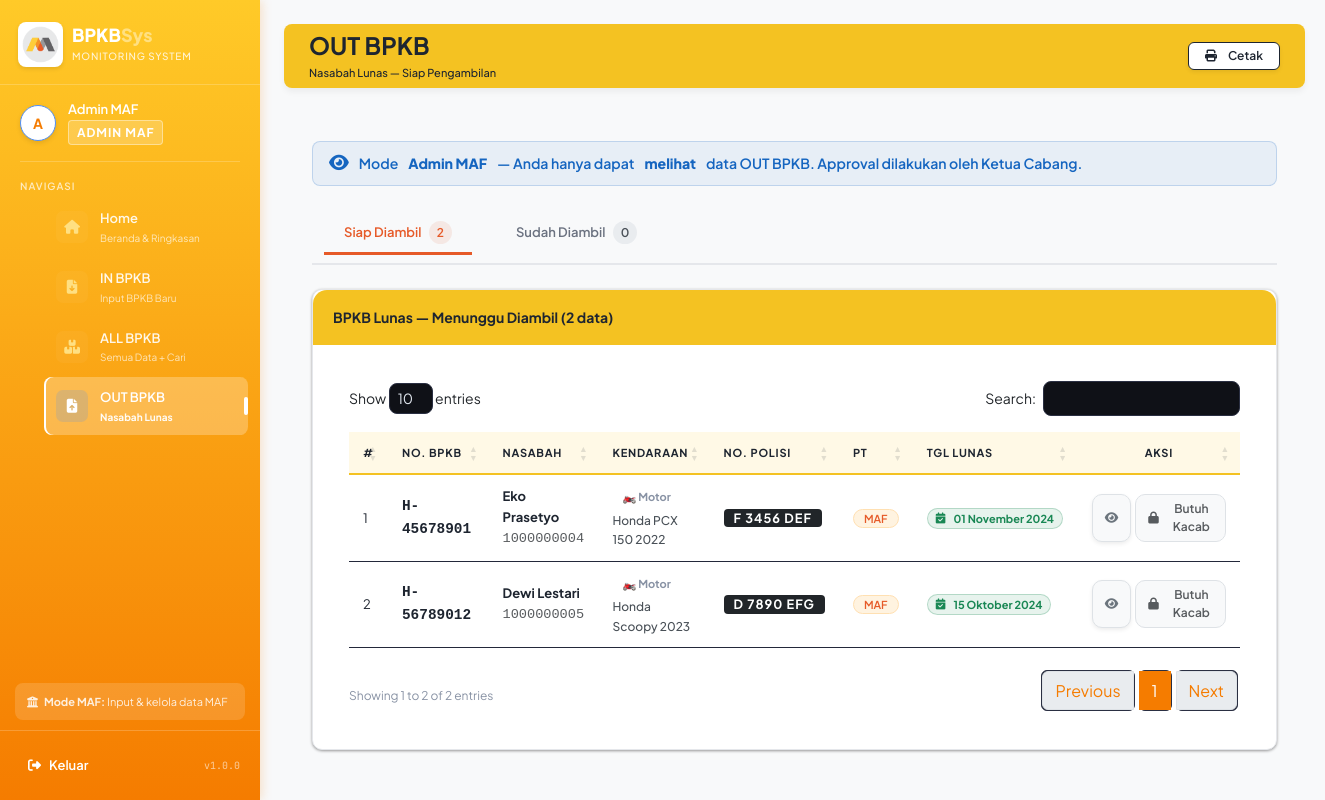
Screenshot of /pages/out_bpkb.php (signed in) with the database file from the repository.
### tables this page shows
CREATE TABLE IF NOT EXISTS bpkb (
    id              INT AUTO_INCREMENT PRIMARY KEY,
    no_bpkb         VARCHAR(50)  NOT NULL UNIQUE   COMMENT 'Nomor seri BPKB',
    no_polisi       VARCHAR(20)  NOT NULL,
    no_rangka       VARCHAR(50)  NOT NULL,
    no_mesin        VARCHAR(50)  NOT NULL,
    nama_nasabah    VARCHAR(100) NOT NULL,
    no_kontrak      VARCHAR(50)  NOT NULL UNIQUE,
    no_hp           VARCHAR(20),
    alamat          TEXT,
    jenis_kendaraan ENUM('Motor','Mobil') NOT NULL DEFAULT 'Motor',
    merk_kendaraan  VARCHAR(50),
    tahun_kendaraan YEAR,
    warna           VARCHAR(30),
    perusahaan      ENUM('MAF','MCF') NOT NULL     COMMENT 'MAF = Mega Auto Finance, MCF = Mega Central Finance',
    tanggal_masuk   DATE         NOT NULL,
    keterangan      TEXT,
    status          ENUM('aktif','lunas','diambil') NOT NULL DEFAULT 'aktif',
    tanggal_lunas   DATE         NULL,
    tanggal_keluar  DATE         NULL,
    user_input      INT          NOT NULL           COMMENT 'FK ke users.id',
    created_at      TIMESTAMP DEFAULT CURRENT_TIMESTAMP,
    updated_at      TIMESTAMP DEFAULT CURRENT_TIMESTAMP ON UPDATE CURRENT_TIMESTAMP,
    FOREIGN KEY (user_input) REFERENCES users(id) ON DELETE RESTRICT
);

### pages/out_bpkb.php (the view, shortened to what this page needs)
<?php
require_once '../config/config.php';
require_once '../config/database.php';
$role  = userRole();
$fPerusahaan = '';
if ($role === 'MAF') {
    $fPerusahaan = 'MAF';
} elseif ($role === 'MCF') {
    $fPerusahaan = 'MCF';
} else {
    $fPerusahaan = $_GET['perusahaan'] ?? '';
}
$filterSQL = $fPerusahaan ? " AND b.perusahaan='" . $conn->real_escape_string($fPerusahaan) . "'" : '';
$lunas   = $conn->query("SELECT b.*, u.nama AS input_oleh FROM bpkb b JOIN users u ON b.user_input=u.id WHERE b.status='lunas' $filterSQL ORDER BY b.tanggal_lunas DESC");
$diambil = $conn->query("SELECT b.*, u.nama AS input_oleh FROM bpkb b JOIN users u ON b.user_input=u.id WHERE b.status='diambil' $filterSQL ORDER BY b.tanggal_keluar DESC");
include '../includes/header.php';
echo '<link rel="stylesheet" href="https://cdn.datatables.net/1.13.7/css/dataTables.bootstrap5.min.css">';
?>
<div class="d-flex">
<?php include '../includes/sidebar.php'; ?>
<div class="main-wrapper w-100 p-4" style="background-color: #f8f9fa !important;">
    <div class="topbar d-flex justify-content-between align-items-center mb-4">
        <div class="topbar-title">
            <h4 class="mb-1 fw-bold">OUT BPKB</h4>
            <small style="font-weight:500;">Nasabah Lunas — Siap Pengambilan</small>
        </div>
        <div class="topbar-right no-print d-flex align-items-center gap-3">
            <button class="btn btn-sm btn-print-custom px-3 py-1 rounded shadow-sm" onclick="window.print()">
                <i class="fa-solid fa-print me-1"></i> Cetak
            </button>
        </div>
    </div>
    <div class="main-content">
        <?php if ($role === 'kacab'): ?>
        <div class="role-access-banner kacab-mode">
            <i class="fa-solid fa-shield-check fa-lg"></i>
            Mode <strong>Ketua Cabang</strong> — Anda dapat meng-<strong>approve</strong> pengeluaran BPKB dengan menekan tombol <strong>Acc &amp; Keluarkan</strong>
        </div>
        <?php else: ?>
        <div class="role-access-banner view-only">
            Mode <strong><?= roleLabelFull($role) ?></strong> — Anda hanya dapat <strong>melihat</strong> data OUT BPKB. Approval dilakukan oleh Ketua Cabang.
        </div>
        <?php endif; ?>
        <ul class="nav nav-tabs mb-4 no-print" id="outTab">
            <li class="nav-item">
                <button class="nav-link active" data-bs-toggle="tab" data-bs-target="#tab-lunas">
                    Siap Diambil <span class="badge-tab"><?= $lunas->num_rows ?></span>
                </button>
            </li>
            <li class="nav-item">
                <button class="nav-link" data-bs-toggle="tab" data-bs-target="#tab-diambil">
                    Sudah Diambil <span class="badge-tab"><?= $diambil->num_rows ?></span>
                </button>
            </li>
        </ul>
        <div class="tab-content">
            <div class="tab-pane fade show active" id="tab-lunas">
                <div class="card shadow-sm">
                    <div class="card-header">
                        BPKB Lunas — Menunggu Diambil (<?= $lunas->num_rows ?> data)
                    </div>
                    <div class="card-body p-0">
                        <div class="table-responsive p-3">
                            <table id="tblLunas" class="table table-hover align-middle dt-table mb-0">
                                <thead>
                                    <tr>
                                        <th>#</th>
                                        <th>No. BPKB</th>
                                        <th>Nasabah</th>
                                        <th>Kendaraan</th>
                                        <th>No. Polisi</th>
                                        <th>PT</th>
                                        <th>Tgl Lunas</th>
                                        <th class="no-print text-center">Aksi</th>
                                    </tr>
                                </thead>
                                <tbody>
                                <?php $no=1; while ($r = $lunas->fetch_assoc()): ?>
                                    <tr>
                                        <td class="text-muted"><?= $no++ ?></td>
                                        <td class="fw-semibold font-monospace" style="font-size:0.9rem;"><?= $r['no_bpkb'] ?></td>
                                        <td>
                                            <div style="font-weight:700;"><?= $r['nama_nasabah'] ?></div>
                                            <div class="font-monospace text-muted" style="font-size:0.85rem;"><?= $r['no_kontrak'] ?></div>
                                        </td>
                                        <td>
                                            <div class="mb-1"><?= badgeKendaraan($r['jenis_kendaraan']) ?></div>
                                            <div style="font-size:12px; font-weight:500; color:#495057;"><?= $r['merk_kendaraan'] ?> <?= $r['tahun_kendaraan'] ?></div>
                                        </td>
                                        <td>
                                            <span class="badge bg-dark text-white rounded-1" style="font-size:0.8rem; letter-spacing:1px;">
                                                <?= $r['no_polisi'] ?>
                                            </span>
                                        </td>
                                        <td><?= badgePerusahaan($r['perusahaan']) ?></td>
                                        <td>
                                            <div class="badge bg-success bg-opacity-10 text-success border border-success border-opacity-25 px-2 py-1">
                                                <i class="fa-solid fa-calendar-check me-1"></i> <?= formatTanggal($r['tanggal_lunas']) ?>
                                            </div>
                                        </td>
                                        <td class="no-print text-center">
                                            <div class="d-flex gap-1 justify-content-center">
                                                <a href="detail_bpkb.php?id=<?= $r['id'] ?>" class="btn btn-light btn-sm border shadow-sm text-secondary" title="Detail">
                                                    <i class="fa-solid fa-eye"></i>
                                                </a>
                                                <?php if (bisaAcc()): ?>
                                                <a href="?aksi=ambil&id=<?= $r['id'] ?><?= $fPerusahaan?'&perusahaan='.$fPerusahaan:'' ?>"
                                                   class="btn btn-sm shadow-sm"
                                                   style="background-color:#2E7D32; color:white; border:none;"
                                                   onclick="return confirm('Approve & tandai BPKB ini sudah DIAMBIL oleh nasabah?')" title="Acc & Keluarkan">
                                                    <i class="fa-solid fa-check-circle me-1"></i> Acc &amp; Keluarkan
                                                </a>
                                                <?php else: ?>
                                                <span class="btn btn-sm btn-light border text-muted" style="cursor:not-allowed;" title="Hanya Kacab yang bisa approve">
                                                    <i class="fa-solid fa-lock me-1"></i> Butuh Kacab
                                                </span>
                                                <?php endif; ?>
                                            </div>
                                        </td>
                                    </tr>
                                <?php endwhile; ?>
                                </tbody>
                            </table>
                        </div>
                    </div>
                </div>
            </div>
        </div>
    </div>
</div>
</div>
<?php include '../includes/footer.php'; ?>

### config/config.php (shortened to what this page needs)
<?php
function bisaAcc(): bool {
    return ($_SESSION['role'] ?? '') === 'kacab';
}
function userRole(): string  { return $_SESSION['role']  ?? '-'; }
function formatTanggal(?string $tgl): string {
    $bulan = ['','Januari','Februari','Maret','April','Mei','Juni',
              'Juli','Agustus','September','Oktober','November','Desember'];
    [$y, $m, $d] = explode('-', $tgl);
    return "$d {$bulan[(int)$m]} $y";
}
function badgePerusahaan(string $p): string {
    return match($p) {
        'MAF' => '<span class="badge badge-maf">MAF</span>',
        'MCF' => '<span class="badge badge-mcf">MCF</span>',
        default => $p,
    };
}
function badgeKendaraan(string $k): string {
    $icon = $k === 'Motor' ? '🏍️' : '🚗';
    return "<span class=\"badge badge-kendaraan\">$icon $k</span>";
}
function roleLabelFull(string $role): string {
    return match($role) {
        'MAF'   => 'Admin MAF',
        'MCF'   => 'Admin MCF',
        'kacab' => 'Ketua Cabang',
        default => $role,
    };
}

### assets/css/style.css (style rules this page uses)
:root { --clr-bg: #0f1117; --clr-surface: #181c27; --clr-surface-2: #1e2333; --clr-border: #2a2f42; --clr-border-soft: #23283a; --clr-accent: #4f8ef7; --clr-accent-glow: rgba(79,142,247,.18); --clr-accent-2: #7c6df5; --clr-maf: #f59e0b; --clr-maf-bg: rgba(245,158,11,.12); --clr-mcf: #4f8ef7; --clr-mcf-bg: rgba(79,142,247,.12); --clr-success: #22c55e; --clr-danger: #ef4444; --clr-warning: #f59e0b; --clr-info: #38bdf8; --clr-text: #e2e8f0; --clr-text-muted: #8892a4; --clr-text-dim: #4a5568; --sidebar-w: 260px; --topbar-h: 64px; --radius: 10px; --radius-lg: 14px; --font-sans: 'Plus Jakarta Sans', sans-serif; --font-mono: 'JetBrains Mono', monospace; --shadow-sm: 0 1px 3px rgba(0,0,0,.4); --shadow-md: 0 4px 16px rgba(0,0,0,.5); --shadow-lg: 0 8px 32px rgba(0,0,0,.6); }
*, *::before, *::after { box-sizing: border-box; margin: 0; padding: 0; }
html { scroll-behavior: smooth; }
body { font-family: var(--font-sans); background: var(--clr-bg); color: var(--clr-text); font-size: 14px; line-height: 1.6; min-height: 100vh; display: flex; }
a { color: var(--clr-accent); text-decoration: none; }
.btn { display: inline-flex; align-items: center; gap: 7px; padding: 9px 20px; border-radius: var(--radius); font-family: var(--font-sans); font-size: 14px; font-weight: 600; cursor: pointer; border: none; transition: all .18s; }
.btn-sm { padding: 5px 12px; font-size: 12px; }
.nav-item { display: flex; align-items: center; gap: 12px; padding: 10px 12px; border-radius: 8px; color: var(--clr-text-muted); font-size: 13px; text-decoration: none; transition: all .18s; position: relative; }
.main-wrapper { margin-left: var(--sidebar-w); flex: 1; display: flex; flex-direction: column; min-height: 100vh; }
.topbar { position: sticky; top: 0; height: var(--topbar-h); background: rgba(24,28,39,.85); backdrop-filter: blur(12px); border-bottom: 1px solid var(--clr-border); display: flex; align-items: center; justify-content: space-between; padding: 0 28px; z-index: 50; }
.topbar-title { font-size: 17px; font-weight: 700; color: var(--clr-text); }
.topbar-title small { display: block; font-size: 11px; font-weight: 400; color: var(--clr-text-muted); margin-top: 1px; }
.topbar-right { display: flex; align-items: center; gap: 12px; }
.main-content { flex: 1; padding: 28px; }
.card { background: var(--clr-surface) !important; border: 1px solid var(--clr-border) !important; border-radius: var(--radius-lg) !important; box-shadow: var(--shadow-sm) !important; }
.card-header { background: var(--clr-surface-2) !important; border-bottom: 1px solid var(--clr-border) !important; padding: 16px 20px !important; font-size: 14px; font-weight: 700; color: var(--clr-text) !important; border-radius: var(--radius-lg) var(--radius-lg) 0 0 !important; }
.card-body { padding: 20px !important; }
.table { color: var(--clr-text) !important; border-color: var(--clr-border) !important; font-size: 13px; }
.table thead th { background: var(--clr-surface-2) !important; color: var(--clr-text-muted) !important; font-size: 11px !important; font-weight: 700 !important; text-transform: uppercase !important; letter-spacing: .07em !important; border-color: var(--clr-border) !important; padding: 12px 14px !important; white-space: nowrap; }
.table tbody td { border-color: var(--clr-border-soft) !important; padding: 11px 14px !important; vertical-align: middle; }
.table tbody tr { transition: background .15s; }
.table-responsive { border-radius: var(--radius); overflow: hidden; }
.badge { display: inline-flex; align-items: center; gap: 4px; font-size: 11px; font-weight: 700; padding: 3px 10px; border-radius: 20px; font-family: var(--font-sans); }
.badge-maf { background: var(--clr-maf-bg); color: var(--clr-maf); }
.badge-kendaraan { background: rgba(255,255,255,.06); color: var(--clr-text-muted); font-size: 11px; }

### includes/header.php (style rules this page uses)
:root { --brand-yellow: #FFCA28; --brand-orange: #F57C00; --bg-light: #F8F9FA; --surface-white: #FFFFFF; --text-main: #495057; --text-muted: #868E96; }
body { font-family: 'Plus Jakarta Sans', sans-serif; background-color: var(--bg-light); color: var(--text-main); }
.badge-maf { background-color: #FFF3E0; color: var(--brand-orange); border: 1px solid #FFE0B2; font-weight: 600; }

### rows the page displays
bpkb: no_bpkb "H-45678901", nama_nasabah "Eko Prasetyo", no_kontrak "1000000004", jenis_kendaraan "🏍️", jenis_kendaraan "Motor", merk_kendaraan "Honda PCX 150", tahun_kendaraan "2022", no_polisi "F 3456 DEF", perusahaan "MAF", tanggal_lunas "01 November 2024"
bpkb: no_bpkb "H-56789012", nama_nasabah "Dewi Lestari", no_kontrak "1000000005", jenis_kendaraan "🏍️", jenis_kendaraan "Motor", merk_kendaraan "Honda Scoopy", tahun_kendaraan "2023", no_polisi "D 7890 EFG", perusahaan "MAF", tanggal_lunas "15 Oktober 2024"

### other values shown
substr(userNama(), 0, 1) "A"
userNama() "Admin MAF"
roleLabelFull($role) "ADMIN MAF"
$menu['label'] "Home"
$menu['sub'] "Beranda & Ringkasan"
$menu['label'] "IN BPKB"
$menu['sub'] "Input BPKB Baru"
$menu['label'] "ALL BPKB"
$menu['sub'] "Semua Data + Cari"
$menu['label'] "OUT BPKB"
$menu['sub'] "Nasabah Lunas"
APP_VERSION "1.0.0"
roleLabelFull($role) "Admin MAF"
$lunas->num_rows "2"
$diambil->num_rows "0"
